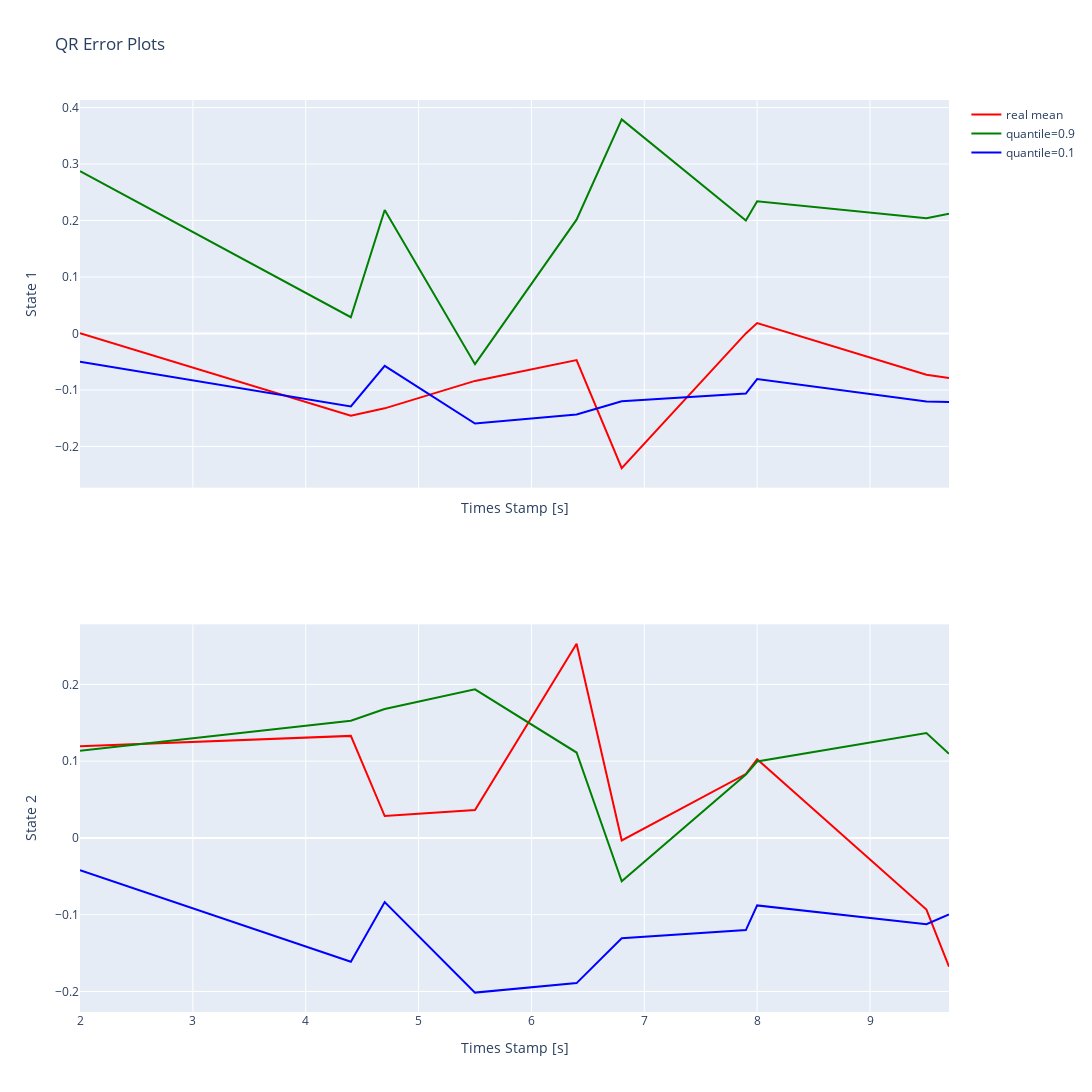

Notebook code for this chart:
### Markdown cell above
This section visualises the quantile regression on the calibration data which the regressors has yet not seen.

### Code cell
dm.cqr_plot_qr_error()

### Figure 1 — Plotly figure (JSON) as saved in the notebook; plotly's stock layout.template omitted (floating-point values rounded to 4 significant figures)
{"data": [{"line": {"color": "red"}, "mode": "lines", "name": "real mean", "showlegend": true, "type": "scatter", "x": [2.0, 4.4, 4.7, 5.5, 6.4, 6.8, 7.9, 8.0, 9.5, 9.7], "xaxis": "x", "y": [0.0002425, -0.1458, -0.1326, -0.084, -0.04711, -0.2386, 0.0001242, 0.0184, -0.07318, -0.07891], "yaxis": "y"}, {"line": {"color": "green"}, "mode": "lines", "name": "quantile=0.9", "showlegend": true, "type": "scatter", "x": [2.0, 4.4, 4.7, 5.5, 6.4, 6.8, 7.9, 8.0, 9.5, 9.7], "xaxis": "x", "y": [0.2872, 0.02871, 0.2185, -0.05435, 0.2014, 0.379, 0.1999, 0.2339, 0.204, 0.2122], "yaxis": "y"}, {"line": {"color": "blue"}, "mode": "lines", "name": "quantile=0.1", "showlegend": true, "type": "scatter", "x": [2.0, 4.4, 4.7, 5.5, 6.4, 6.8, 7.9, 8.0, 9.5, 9.7], "xaxis": "x", "y": [-0.04997, -0.1293, -0.05727, -0.1595, -0.1433, -0.1199, -0.1063, -0.08085, -0.1205, -0.1215], "yaxis": "y"}, {"line": {"color": "red"}, "mode": "lines", "name": "real mean", "showlegend": false, "type": "scatter", "x": [2.0, 4.4, 4.7, 5.5, 6.4, 6.8, 7.9, 8.0, 9.5, 9.7], "xaxis": "x2", "y": [0.1195, 0.1329, 0.02848, 0.03634, 0.2529, -0.003218, 0.0832, 0.1024, -0.09335, -0.1677], "yaxis": "y2"}, {"line": {"color": "green"}, "mode": "lines", "name": "quantile=0.9", "showlegend": false, "type": "scatter", "x": [2.0, 4.4, 4.7, 5.5, 6.4, 6.8, 7.9, 8.0, 9.5, 9.7], "xaxis": "x2", "y": [0.1136, 0.1527, 0.168, 0.1936, 0.1112, -0.05646, 0.08255, 0.09953, 0.1366, 0.1095], "yaxis": "y2"}, {"line": {"color": "blue"}, "mode": "lines", "name": "quantile=0.1", "showlegend": false, "type": "scatter", "x": [2.0, 4.4, 4.7, 5.5, 6.4, 6.8, 7.9, 8.0, 9.5, 9.7], "xaxis": "x2", "y": [-0.04197, -0.1613, -0.08356, -0.2015, -0.1891, -0.1306, -0.1201, -0.08792, -0.1124, -0.09966], "yaxis": "y2"}], "layout": {"height": 1400, "showlegend": true, "title": {"text": "QR Error Plots"}, "width": 1800, "xaxis": {"anchor": "y", "domain": [0, 1], "matches": "x2", "showticklabels": false, "title": {"text": "Times Stamp [s]"}}, "xaxis2": {"anchor": "y2", "domain": [0, 1], "title": {"text": "Times Stamp [s]"}}, "yaxis": {"anchor": "x", "domain": [0.575, 1], "title": {"text": " State 1"}}, "yaxis2": {"anchor": "x2", "domain": [0, 0.425], "title": {"text": " State 2"}}}}
